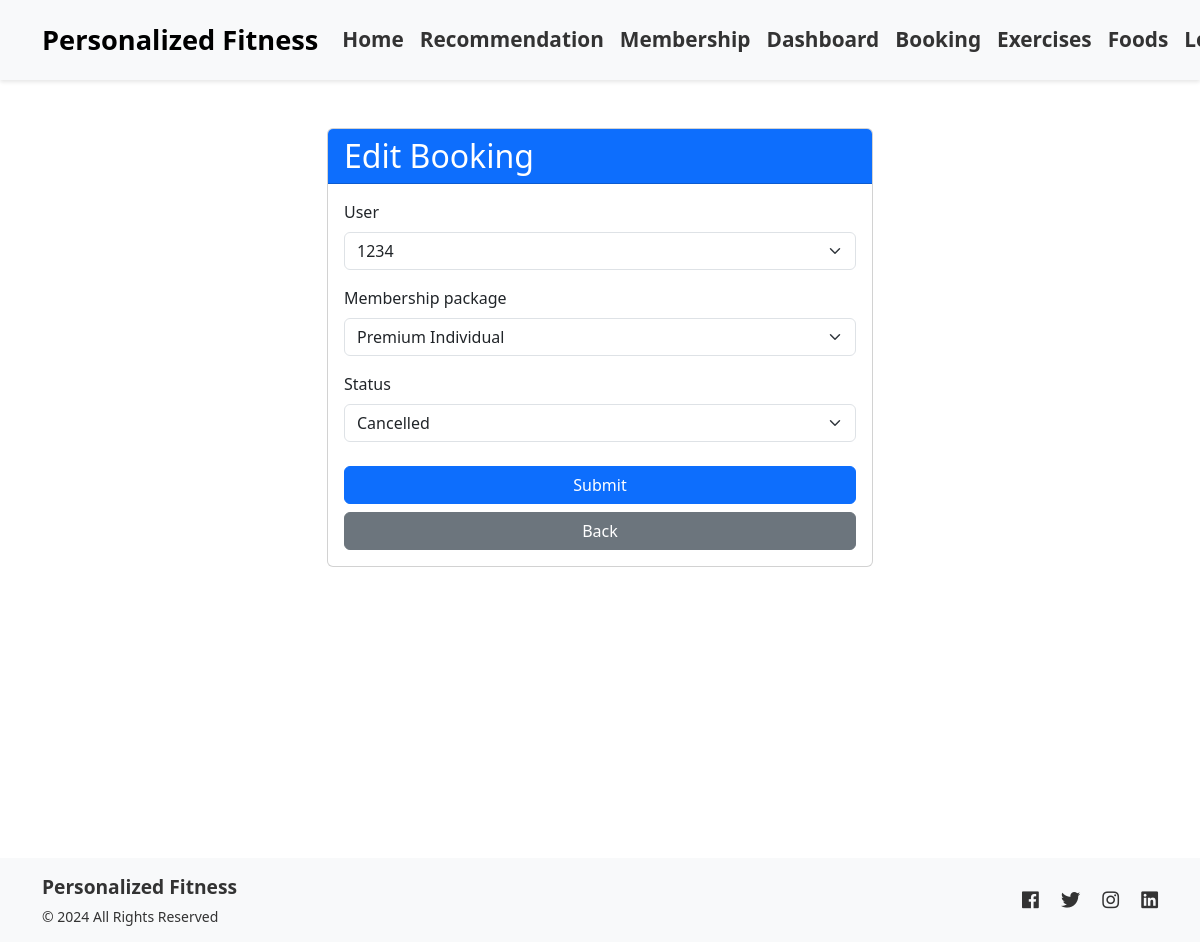
Page /membership/bookings/6/edit/ (signed in) on the committed database.
### membership/models.py (models this page shows, shortened)
class Booking(models.Model):
    STATUS_CHOICES = [
        ('Pending', 'Pending'),
        ('Active', 'Active'),
        ('Expired', 'Expired'),
        ('Cancelled', 'Cancelled'),
    ]
    user = models.ForeignKey(User, related_name='memberships', on_delete=models.CASCADE)
    membership_package = models.ForeignKey(Package, on_delete=models.CASCADE)
    status = models.CharField(max_length=10, choices=STATUS_CHOICES, default='Pending')
    booked_at = models.DateTimeField(auto_now_add=True)
    updated_at = models.DateTimeField(auto_now=True)

### membership/views.py (the view)
    def wrapper(request, *args, **kwargs):
        if not is_admin(request.user):
            messages.error(request, "You are not allowed to access this page.")
            return HttpResponseRedirect(reverse('packages'))
        return view_func(request, *args, **kwargs)

### membership/forms.py
class BookingForm(forms.ModelForm):
    class Meta:
        model = Booking
        fields = ['user', 'membership_package', 'status']

### membership/models.py (called while the page is built)
    def __str__(self):
        return self.name

### membership/views.py (called while the page is built)
def is_admin(user):
    return user.is_superuser

def admin_required(view_func):
    def wrapper(request, *args, **kwargs):
        if not is_admin(request.user):
            messages.error(request, "You are not allowed to access this page.")
            return HttpResponseRedirect(reverse('packages'))
        return view_func(request, *args, **kwargs)
    return wrapper

@login_required(login_url='login')
@admin_required
def booking_update(request, pk):
    booking = get_object_or_404(Booking, pk=pk)
    if request.method == 'POST':
        form = BookingForm(request.POST, instance=booking)
        if form.is_valid():
            form.save()
            messages.success(request, f"Booking for the '{booking.membership_package.name}' package updated successfully!")
            return redirect('booking_list')
    else:
        form = BookingForm(instance=booking)
    return render(request, 'bookings/booking_form.html', {'form': form})

### membership/templates/bookings/booking_form.html (shortened to what this page needs)
{% extends "main.html" %}
{% load widget_tweaks %}
{% block content %}
<div class="container py-5">
    <div class="row justify-content-center">
        <div class="col-md-6">
            <div class="card">
                <div class="card-header bg-primary text-white">
                    <h2 class="mb-0">Edit Booking</h2>
                </div>
                <div class="card-body">
                    <form method="POST">
                        {% for field in form %}
                            <div class="mb-3">
                                <label for="{{ field.id_for_label }}" class="form-label">{{ field.label }}</label>
                                {% render_field field class="form-select" %}
                            </div>
                        {% endfor %}
                        <div class="d-grid gap-2 mt-4">
                            <button type="submit" class="btn btn-primary">Submit</button>
                            <a href="{% url 'booking_list' %}" class="btn btn-secondary">Back</a>
                        </div>
                    </form>
                </div>
            </div>
        </div>
    </div>
</div>
{% endblock %}

### rows in the picture
Booking: user "1234" "Premium Individual" "Cancelled"

### other values in the picture
{{ field.label }} "User" "Membership package" "Status"
